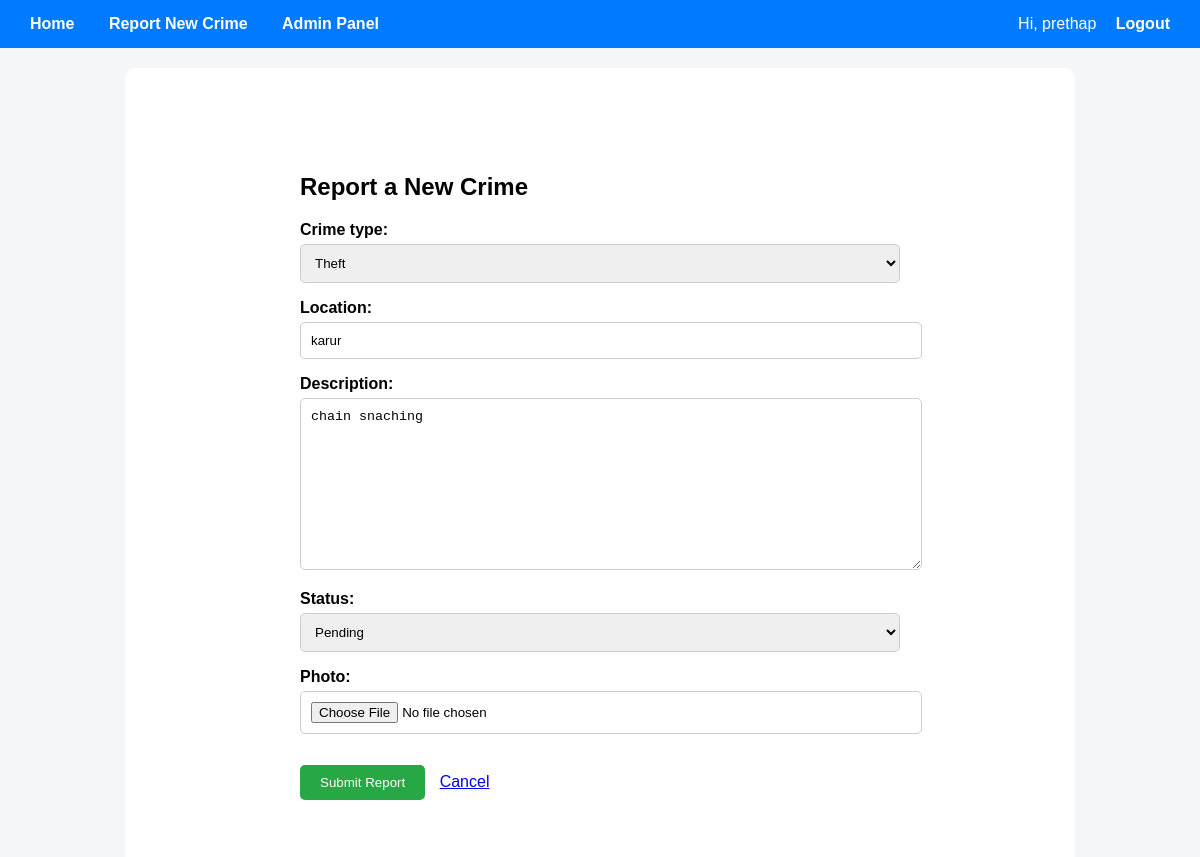
The app's page /crime/2/edit/ (signed in) with its own data.
### core/models.py (models this page shows, shortened)
class Crime(models.Model):
    STATUS_CHOICES = [
        ('Pending', 'Pending'),
        ('Under Investigation', 'Under Investigation'),
        ('Solved', 'Solved'),
    ]
    CRIME_TYPES = [
        ('Theft', 'Theft'),
        ('Assault', 'Assault'),
        ('Fraud', 'Fraud'),
        ('Cyber Crime', 'Cyber Crime'),
        ('Other', 'Other'),
    ]
    crime_type = models.CharField(max_length=50, choices=CRIME_TYPES)
    location = models.CharField(max_length=200)
    description = models.TextField()
    status = models.CharField(max_length=50, choices=STATUS_CHOICES, default='Pending')
    date_reported = models.DateTimeField(auto_now_add=True)
    reported_by = models.ForeignKey(User, on_delete=models.CASCADE, related_name='crimes_reported')
    photo=models.ImageField(upload_to='crime+photos/',blank=True,null=True)

### core/views.py (the view)
# urls.py: path('crime/<int:crime_id>/edit/', views.edit_crime, name='edit_crime'),
@login_required
def edit_crime(request, crime_id):
    crime = get_object_or_404(Crime, id=crime_id, reported_by=request.user)
    if request.method == 'POST':
        form = CrimeForm(request.POST, instance=crime)
        if form.is_valid():
            form.save()
            return redirect('home')
    else:
        form = CrimeForm(instance=crime)
    return render(request, 'core/report.html', {'form':form,'crime':crime
    })

### core/forms.py
class CrimeForm(forms.ModelForm):
    class Meta:
        model=Crime
        fields='__all__'
        exclude=['reported_by']
        widgets={
            'date_time':forms.DateTimeInput(attrs={'type':'datetime-local'})
        }

### core/templates/core/report.html (shortened to what this page needs)
{% extends 'core/base.html' %}
{% block content %}
<div style="max-width:600px; margin:30px auto; background:white; padding:30px; border-radius:10px;">
    <h2>Report a New Crime</h2>
    <form method="post" enctype="multipart/form-data">
        {{ form.as_p }}
        <button type="submit" style="background:#28a745; color:white; padding:10px 20px; border:none; border-radius:5px;">Submit Report</button>
        <a href="{% url 'home' %}" style="margin-left:10px;">Cancel</a>
    </form>
</div>
{% endblock %}

### core/templates/core/base.html (shortened to what this page needs)
<!DOCTYPE html>
<html>
<head>
</head>
<body>
    <div class="navbar">
        <div>
            <a href="{% url 'home' %}">Home</a>
            <a href="{% url 'report_crime' %}">Report New Crime</a>
            <a href="/admin/">Admin Panel</a>
        </div>
        <div>
            <span style="color:white;">Hi, {{ user.username }}</span>
            <a href="{% url 'logout' %}">Logout</a>
        </div>
    </div>
    <div class="container">
        {% block content %}{% endblock %}
    </div>
</body>
</html>

### core/templates/core/base.html (style rules this page uses)
body { font-family: Arial; background: #f4f6f9; margin: 0; }
.navbar { background: #007bff; padding: 15px; display: flex; justify-content: space-between; }
.navbar a { color: white; text-decoration: none; padding: 10px 15px; font-weight: bold; }
.container { max-width: 900px; margin: 20px auto; background: white; padding: 25px; border-radius: 10px; }
form label { display: block; margin: 10px 0 5px; font-weight: bold; }
form input, form select, form textarea { width: 100%; padding: 10px; border: 1px solid #ccc; border-radius: 5px; }
form button { margin-top: 15px; padding: 12px 20px; background: #28a745; color: white; border: none; border-radius: 5px; cursor: pointer; }

### records on screen
Crime: crime_type "Theft", location "karur", description "chain snaching", status "Pending"

### other values on screen
{{ user.username }} "prethap"
